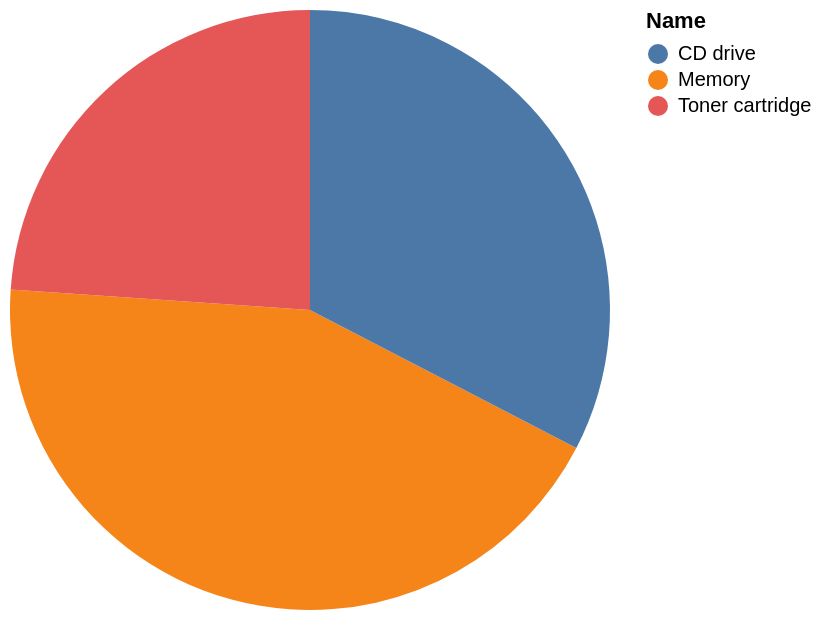

Write the Vega-Lite specification saved for this chart.
### Vega-Lite specification from a JSON file in a GitHub repository (floating-point values rounded to 4 significant figures)
{"data": {"values": [{"x_data": "Memory", "y_data": 120}, {"x_data": "CD drive", "y_data": 90}, {"x_data": "Toner cartridge", "y_data": 66}]}, "mark": "arc", "encoding": {"theta": {"field": "y_data", "type": "quantitative", "title": "Price"}, "color": {"field": "x_data", "type": "nominal", "title": "Name"}}}
